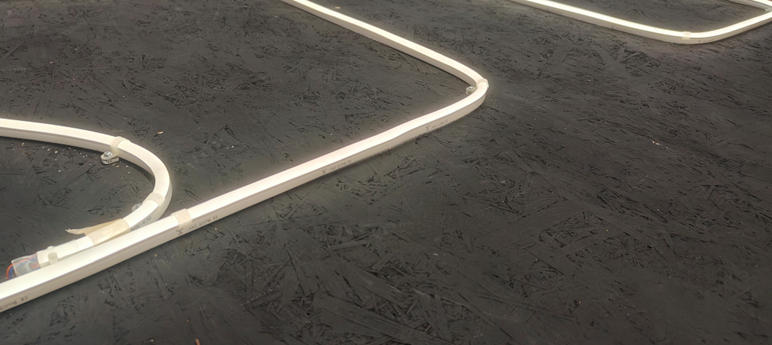
#> input picture img/light_maze1.png, 772 x 345 px, given in place of light_maze1.jpeg, which was not available
$ python gray_adaptive_threshold.py
#> lines starting #> are read from the running program, lines starting #| are printed output that depends on the picture; after the words box and inside, x2 and y2 are one past the last pixel; in counts of white or black regions, pixels touching at a corner belong together; pictures that were not available may be replaced by others from this repository, and a replacement may not be noted
import cv2
import numpy as np

img = cv2.imread('./img/light_maze1.jpeg', 0)
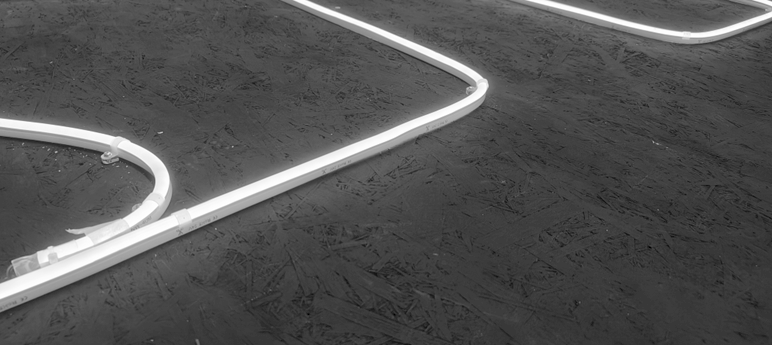
#> img: shape (345, 772); min 0, max 255, mean 82.9

# Calculate the target width or height while maintaining the aspect ratio
target_size = 1080
height, width = img.shape
#> height = 345; width = 772
if width > height:
    new_width = target_size
    new_height = int(height * (new_width / width))
#> new_height = 482
else:
    new_height = target_size
    new_width = int(width * (new_height / height))

def make_thereshold(img):
    # Resize the image with the calculated dimensions
    resized_img = cv2.resize(img, (new_width, new_height))

    # Apply adaptive thresholding to convert the image to black and white
    _, binary_img = cv2.threshold(resized_img, 0, 255, cv2.THRESH_BINARY | cv2.THRESH_OTSU)
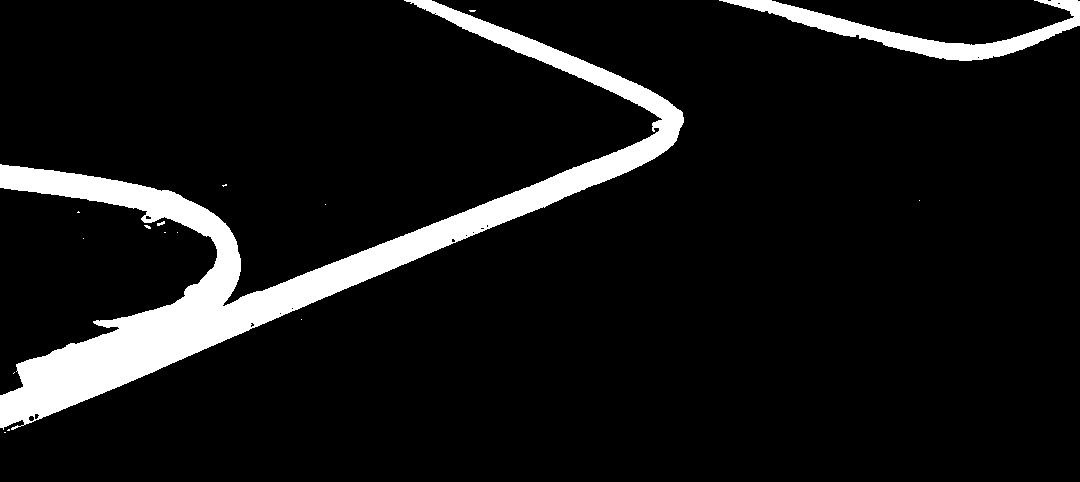
#> binary_img: shape (482, 1080); 8.5% white; 16 white regions (13 under 20 px), largest, box (x1, y1, x2, y2) and area: (0, 0, 684, 430) 38790, (719, 0, 1080, 61) 5310, (157, 221, 165, 226) 23


    # Perform morphological closing to fill in the gaps
    kernel_size = 8
    kernel = cv2.getStructuringElement(cv2.MORPH_RECT, (kernel_size, kernel_size))

    # Perform morphological opening to remove noise
    binary_img = cv2.morphologyEx(binary_img, cv2.MORPH_OPEN, kernel, iterations=1)
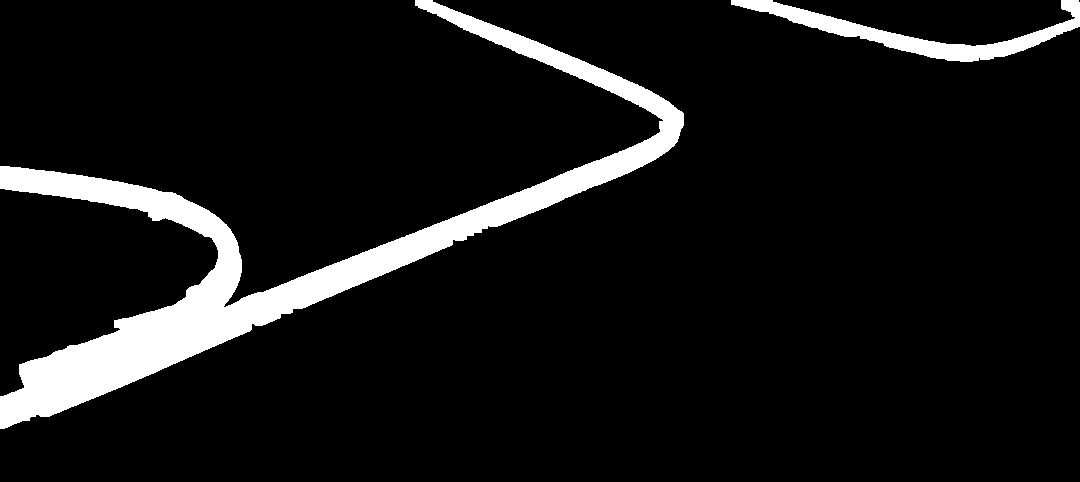
#> binary_img: shape (482, 1080); 8.4% white; 2 white regions, box (x1, y1, x2, y2) and area: (0, 0, 684, 429) 38361, (731, 0, 1080, 62) 5186
    closed_img = cv2.morphologyEx(binary_img, cv2.MORPH_CLOSE, kernel, iterations=1)
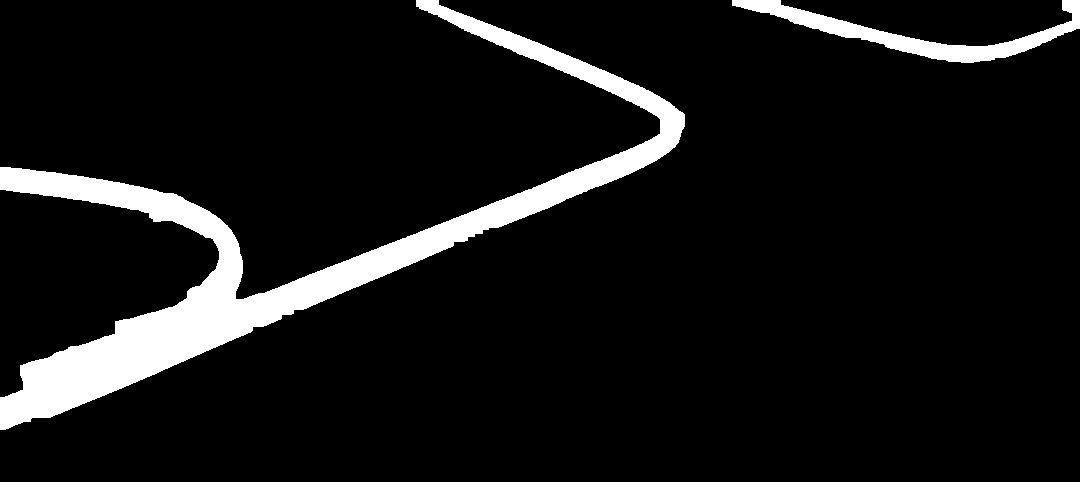
#> closed_img: shape (482, 1080); 8.4% white; 2 white regions, box (x1, y1, x2, y2) and area: (0, 0, 685, 430) 38592, (732, 0, 1080, 63) 5265

    return closed_img

closed_img = make_thereshold(img)

# Resize the window to match the image dimensions
cv2.namedWindow('Result', cv2.WINDOW_NORMAL)
cv2.resizeWindow('Result', new_width, new_height)

while True:
    cv2.imshow("Result", closed_img)

    k = cv2.waitKey(1) & 0xFF
#> (key Esc is pressed here)

    if k == 27:  # Exit condition
        break

cv2.destroyAllWindows()
